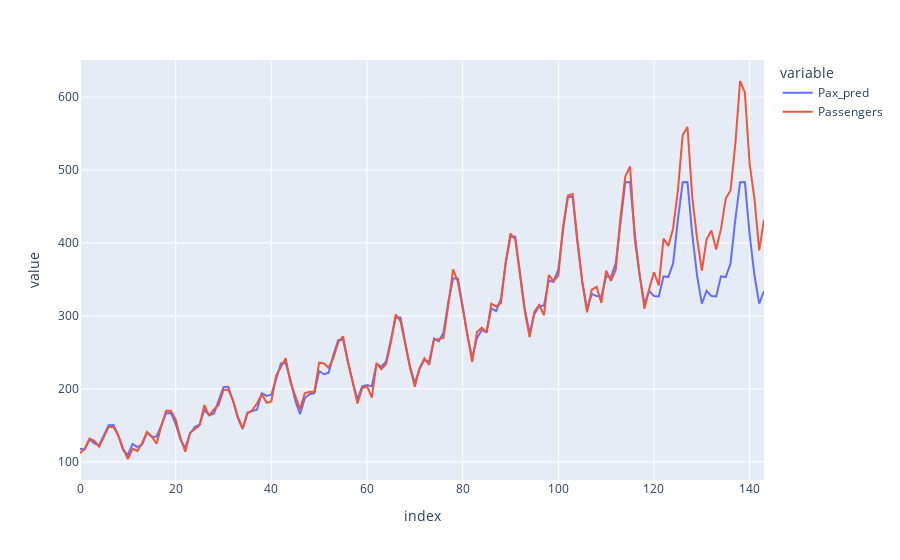

Notebook code cell kept with this figure:
### Code cell
px.line(df[['Pax_pred','Passengers']])

### Figure 1 — Plotly figure (JSON) as saved in the notebook; plotly's stock layout.template omitted (floating-point values rounded to 4 significant figures; data arrays with more than 128 entries replaced by an {"elided": "..."} marker saying what was removed)
{"data": [{"hovertemplate": "variable=Pax_pred<br>index=%{x}<br>value=%{y}<extra></extra>", "legendgroup": "Pax_pred", "line": {"color": "#636efa", "dash": "solid"}, "marker": {"symbol": "circle"}, "mode": "lines", "name": "Pax_pred", "orientation": "v", "showlegend": true, "type": "scatter", "x": {"elided": "144 int values"}, "xaxis": "x", "y": {"elided": "144 float values"}, "yaxis": "y"}, {"hovertemplate": "variable=Passengers<br>index=%{x}<br>value=%{y}<extra></extra>", "legendgroup": "Passengers", "line": {"color": "#EF553B", "dash": "solid"}, "marker": {"symbol": "circle"}, "mode": "lines", "name": "Passengers", "orientation": "v", "showlegend": true, "type": "scatter", "x": {"elided": "144 int values"}, "xaxis": "x", "y": {"elided": "144 int values"}, "yaxis": "y"}], "layout": {"legend": {"title": {"text": "variable"}, "tracegroupgap": 0}, "margin": {"t": 60}, "xaxis": {"anchor": "y", "domain": [0, 1], "title": {"text": "index"}}, "yaxis": {"anchor": "x", "domain": [0, 1], "title": {"text": "value"}}}}
